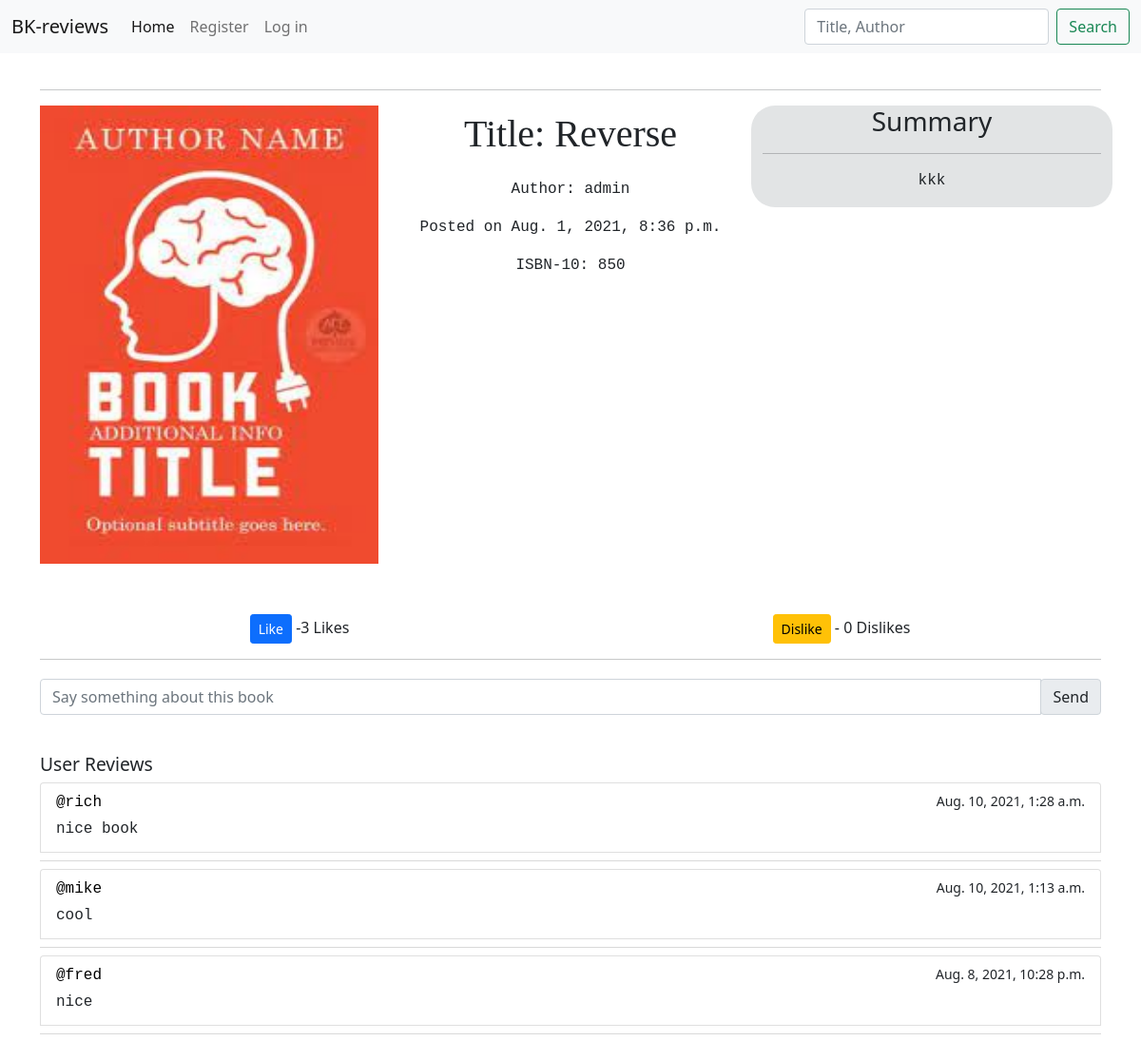
Screenshot of /book/view/6 with the database file from the repository.
### reviewsite/models.py (models this page shows, shortened)
class Book(models.Model):
  title = models.CharField(max_length=99, null= True)
  book_isbn = models.IntegerField()
  summary = models.TextField(max_length=1000, null= True)
  date_posted = models.DateTimeField(default=timezone.now, null= True)
  author = models.ForeignKey(
      User, on_delete=models.CASCADE, null= True)
  image = models.ImageField(default = 'images/books/default.png',upload_to='images/books', blank = True)
  likes = models.ManyToManyField(User, related_name='book_likes')
  dislikes = models.ManyToManyField(User, related_name='book_dislikes')
  def total_likes(self):
    return self.likes.count()
  def total_dislikes(self):
    return self.dislikes.count()

class Reviews(models.Model):
  date_posted = models.DateTimeField(default=timezone.now ,null= True)
  user_id = models.ForeignKey(User, on_delete = models.CASCADE , null= True)
  book = models.ForeignKey(Book, on_delete=models.CASCADE, null= True)
  comment = models.CharField(max_length= 300)

### reviewsite/views.py (the view)
# urls.py: path('book/view/<int:book_id>', views.bookpage, name= 'bookpage'),
def bookpage(request, book_id):
  get_book = Book.objects.get(pk = book_id)
  context = {
    'book':get_book,
    'total_likes': get_book.total_likes,
    'total_dislikes':get_book.total_dislikes,
    'reviews':Reviews.objects.filter(book =get_book).order_by('-date_posted')
  }
  return render(request, 'bookpage.html', context)

### reviewsite/templates/bookpage.html (shortened to what this page needs)
{% extends 'layout.html'%}
{% load static%}
{% block links%}
<link rel="stylesheet" href="{% static 'styles/bookpage.css' %}">
{% endblock %}
{% block contents%}
<div class="container">
    <hr>
    <div class="row">
        <div class="col-sm-4">
          <img src="{{book.image.url}}">
        </div>
        <div class="col-sm-4">
          <p class="name">Title: {{ book.title }}</p>
          <p>Author: {{ book.author }}</p>
          <p>Posted on {{ book.date_posted }}</p>
          <p>ISBN-10: {{book.book_isbn}}</p>
        </div>
        <div class="col-sm-4 gd">
          <h3>Summary</h3>
          <hr>
          <p>{{book.summary}}</p>
        </div>
    </div>
    <div class="ratings">
        <div class="row">
            <div class="col">
                <form action="{% url 'like_book' book.id%}" method="POST">
                    <button type="submit", name="book_id" value="{{book.id}}" class=" btn btn-primary btn-sm">Like</button> -{{total_likes}} Likes
                </form>
            </div>
            <div class="col">
                <form action="{% url 'dislike_book' book.id %}" method="POST">
                    <button type="submit", name="book_id" value="{{book.id}}" class="btn btn-warning btn-sm">Dislike</button> - {{total_dislikes}} Dislikes
                </form>
            </div>
        </div>
    </div>
    <hr>
    <div class="reviews">
        <div class="comment">
            <form method= "POST" action="{% url 'add_review' book.id%}">
                <div class="input-group mb-3">
                  <input type="text" class="form-control" placeholder="Say something about this book" aria-label="Recipient's username"
                    aria-describedby="basic-addon2" name="comment">
                  <div class="input-group-append">
                    <span class="input-group-text" id="basic-addon2">Send</span>
                  </div>
                </div>
              </form>
        </div>
        <br>
        <div class="userreviews">
            <h3>User Reviews</h3>
            {% for review in reviews %}
                <div class="list-group">
                    {% if review.user_id == request.user%}
                        <a href="#" class="list-group-item list-group-item-action flex-column align-items-start">
                        <div class="d-flex w-100 justify-content-between">
                            <p class="mb-1" style="color:black">@{{review.user_id.username}}</p>
                            <small>{{review.date_posted }}</small>
                        </div>
                        <p class="mb-1">{{review.comment}}</p>
                        </a>
                        <a href="{% url 'delete_review' review.id %}" class=" btn btn-danger btn-sm">delete</a>
                        <div class="dropdown-divider"></div>
                    {%else%}
                        <a href="#" class="list-group-item list-group-item-action flex-column align-items-start">
                        <div class="d-flex w-100 justify-content-between">
                            <p class="mb-1" style="color:black">@{{review.user_id.username}}</p>
                            <small>{{review.date_posted }}</small>
                        </div>
                        <p class="mb-1">{{review.comment}}</p>
                        </a>
                        <div class="dropdown-divider"></div>
                    {%endif%}
                </div>
            {% endfor %}
        </div>
    </div>
</div>
{%endblock%}

### reviewsite/templates/layout.html (shortened to what this page needs)
{% load static %}
<!DOCTYPE html>
<html lang="en">
<head>
  <link href="https://cdn.jsdelivr.net/npm/bootstrap@5.0.0-beta3/dist/css/bootstrap.min.css" rel="stylesheet"
>
  <link rel="stylesheet" href="{% static 'style/main.css' %}">
  {% block links %}
  {%endblock%}
</head>
<body>
  <header>
    <nav class="navbar navbar-expand-lg navbar-light bg-light">
      <div class="container-fluid">
        <a class="navbar-brand" href="{% url 'home'%}">BK-reviews</a>
        <div class="collapse navbar-collapse" id="navbarSupportedContent">
          <ul class="navbar-nav me-auto mb-2 mb-lg-0">
            <li class="nav-item">
              <a class="nav-link active" aria-current="page" href="{% url 'home'%}">Home</a>
            </li>
            {% if user.is_authenticated %}
              {% if group == 'Author' %}
                <li class="nav-item">
                    <a href="{% url 'add_book'%}" class="nav-link">Add Book</a>
                </li>
                <li class="nav-item">
                  <a href="{% url 'my_books'%}" class="nav-link">My Books</a>
                </li>
              {% endif %}
              <li class="nav-item">
                <a class="nav-link" href="{% url 'profile'%}">Welcome, {{ request.user.username }}</a>
              </li>
              <li class="nav-item">
                <a class="nav-link" href="{% url 'logout'%}" style="color: red;">logout</a>
              </li>
            {% else %}
              <li class="nav-item">
                <a class="nav-link" href="{% url 'signup'%}">Register</a>
              </li>
              <li class="nav-item">
                <a class="nav-link" href="{% url 'login'%}">Log in</a>
              </li>
            {% endif %}
          </ul>
          <form class="d-flex" action="{% url 'search' %}" method="POST">
            <input class="form-control me-2" type="search" placeholder="Title, Author" aria-label="Search" name="search" required>
            <button class="btn btn-outline-success" type="submit">Search</button>
          </form>
        </div>
      </div>
    </nav>
  </header>
  {% block contents%}
    {%endblock%}
</body>
</html>

### reviewsite/static/styles/bookpage.css (style rules this page uses)
.container { margin-top: 2.4rem; }
.container .row { text-align: center; }
.container img { width: 100%; height: 90%; }
.container .col-sm-4 .name { font-size: 2.5rem; font-family: 'Merriweather', serif; }
.container p { font-family: 'Dosis',monospace; }
.container .gd { background-color: #E2E4E5; height: -webkit-fit-content; height: -moz-fit-content; height: fit-content; border-radius: 25px; }
.container .reviews { margin-top: 1.2rem; margin-bottom: 1.2rem; }
.userreviews h3 { font-size: 1.2rem; }
.ratings { text-align: center; }

### rows the page displays
Book: image (picture), title "Reverse", author "admin", date_posted "Aug. 1, 2021, 8:36 p.m.", book_isbn "850", summary "kkk", id "3", id "0"
Reviews: user_id.username "rich", date_posted "Aug. 10, 2021, 1:28 a.m.", comment "nice book"
Reviews: user_id.username "mike", date_posted "Aug. 10, 2021, 1:13 a.m.", comment "cool"
Reviews: user_id.username "fred", date_posted "Aug. 8, 2021, 10:28 p.m.", comment "nice"
